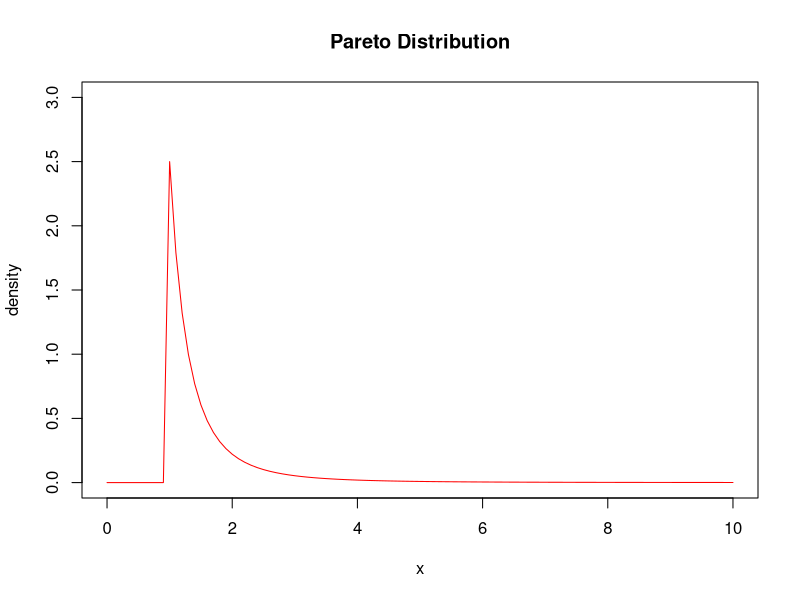

Write R code to recreate this figure.
## ---- chunk 1
library("VGAM")
## ---- chunk 2
x <- seq(from=1, to=100, by=0.01)
curve(dpareto(x, shape=2.5, scale=1), xlim = c(0,10), ylim=c(0,3), type="l", main="Pareto Distribution",
     ylab="density", col="red")
## ---- chunk 3
first <- rpareto(85000, shape=2.5, scale=1)
I_hat = mean(first)
I_hat
